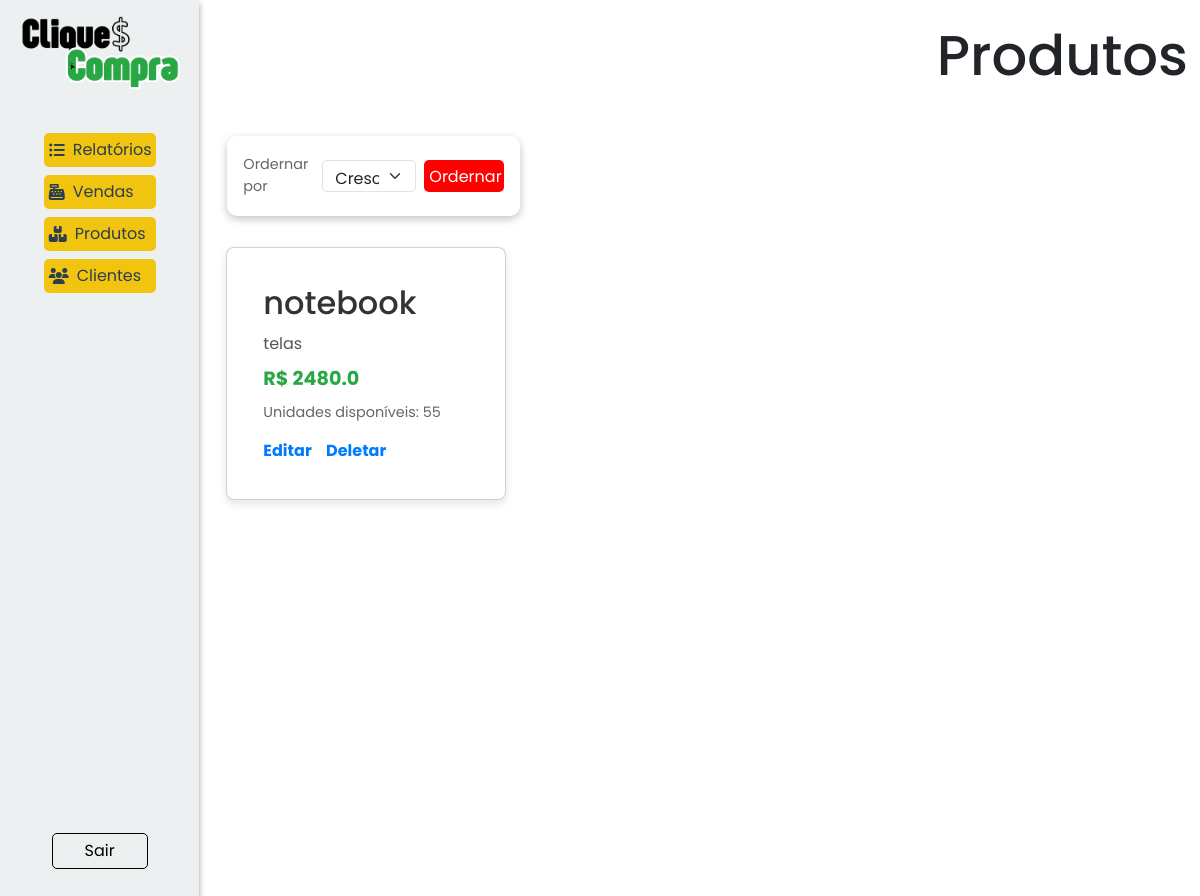
The app's page /produtos/ (signed in), older data.
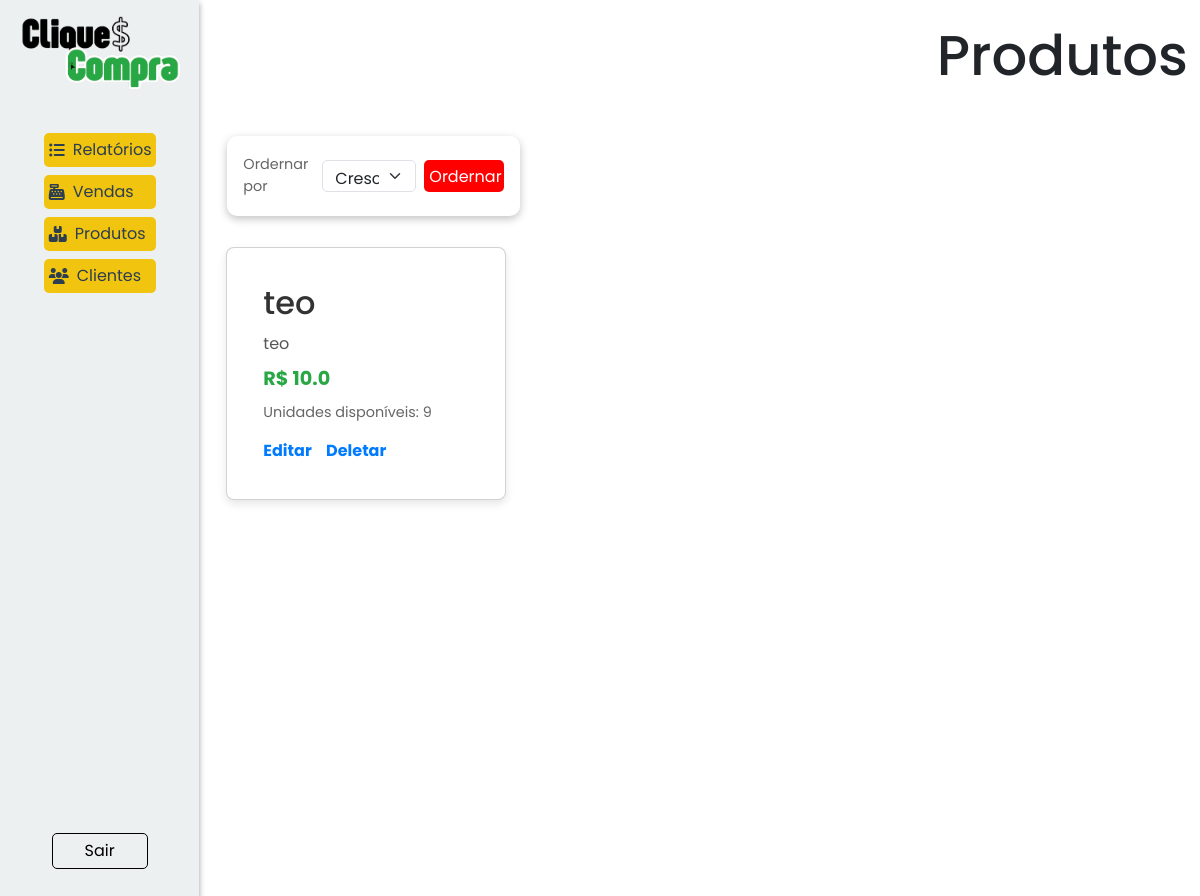
The same page, newer data.
### models/produtos.py (models this page shows, shortened)
class Produto(Base):
    __tablename__ = 'tb_produtos'
    pro_id: Mapped[int] = mapped_column(primary_key=True, autoincrement=True)
    pro_nome: Mapped[str] = mapped_column(nullable=False)
    pro_descricao: Mapped[str] = mapped_column(nullable=False)
    pro_preco: Mapped[float] = mapped_column(nullable=False)
    pro_estoque: Mapped[int] = mapped_column()
    @classmethod
    def all(cls, ordem = "crescente"):
        if ordem == "crescente":
            direcao = "ASC"
        elif ordem == "decrescente":
            direcao = "DESC"
        sql = text(f"SELECT * FROM tb_produtos ORDER BY pro_nome {direcao}")
        produtos = session.execute(sql).fetchall()
        return produtos

### controllers/produtos.py (the view)
@produto_bp.route('/', methods=['GET','POST'])
@login_required
def view():
    result = session.execute(text("SELECT name FROM sqlite_master WHERE type='trigger'")).fetchall()
    print(result)
    if request.method == 'POST':
        ordem = request.form['ordem']
        produtos = Produto.all(ordem=ordem)
    elif request.method == 'GET':
        produtos = Produto.all()
    return render_template('produtos/view.html', produtos = produtos)

### controllers/clientes.py (called while the page is built)
@login_manager.user_loader
def load_user(user_id):
    return Cliente.find(id=user_id)

### models/clientes.py (called while the page is built, shortened)
    @classmethod
    def find(cls, **kwargs):
        if 'email' in kwargs:
            return session.query(cls).filter_by(cli_email=kwargs['email']).first() #SELECT * FROM tb_clientes WHERE cli_email = email
        elif 'id' in kwargs:
            return session.query(cls).filter_by(cli_id=kwargs['id']).first() #SELECT * FROM tb_clientes WHERE cli_id = id
        else:
            raise AttributeError('A busca deve ser feita por email ou id.')

### templates/produtos/view.html (shortened to what this page needs)
{% extends "model.html" %}
{% block head_extras %}
<link rel="stylesheet" href="{{ url_for('static', filename='style/model.css') }}">
<link rel="stylesheet" href="{{ url_for('static', filename='style/itens.css') }}">
{% endblock %}
{% block content %}
<nav class="nav-reg">
    <img src="../../static/assets/cliqueconta.png" alt="Logo do CliqueCompra">
    <div class="links">
        <div class="links-nav">
            {% if current_user.cli_tipo == 'admin' %}
            <div class="dropdown">
                <button class="dropdown-button" onclick="toggleDropdown('relatorios-menu')">
                    <i class="fa-solid fa-list-ul"></i>
                    Relatórios
                </button>
            </div>
            <div class="dropdown">
                <button class="dropdown-button" onclick="toggleDropdown('vendas-menu')">
                    <i class="fa-solid fa-cash-register"></i>
                    Vendas
                </button>
            </div>
            {% endif %}
            <div class="dropdown">
                {% if current_user.cli_tipo == 'admin' %}
                <button class="dropdown-button" onclick="toggleDropdown('produtos-menu')">
                    <i class="fa-solid fa-boxes-stacked"></i>
                    Produtos</button>
            </div>
                {% endif %}
            {% if current_user.cli_tipo == 'admin' %}
            <div class="dropdown">
                <button class="dropdown-button" onclick="toggleDropdown('clientes-menu')">
                    <i class="fa-solid fa-users"></i>
                    Clientes
                </button>
            </div>
            {% endif %}
        </div>
        <a class='sair' href="{{url_for('cliente.logout')}}">Sair</a>
    </div>
</nav>
<div class="container">
    <header>
        <div class="titlepage">
            <h1>Produtos</h1>
        </div>
        <div class="filtro p-v">
            <span>Ordernar por</span>
            <form action="{{url_for('produtos.view')}}" method="post">
                <select name="ordem" id="filtro-cli" class="form-select">
                    <option value="crescente">Crescente</option>
                </select>
                <button type="submit">Ordernar</button>
            </form>
        </div>
    </header>
    <div class="row row-cols-1 row-cols-md-3 g-4">
        {% if produtos %}
        {% for produto in produtos%}
        <div class="col">
          <div class="card">
            <div class="card-body">
              <h5 class="card-title">{{produto.pro_nome}}</h5>
              <p class="card-text">{{produto.pro_descricao}}</p>
              <h6 class="card-subtitle"> R$ {{produto.pro_preco}}</h6>
              <span>Unidades disponíveis: {{produto.pro_estoque}}</span>
              {%  if current_user.cli_tipo == 'admin'  %}
              <div class="links-p">
                  <a href="{{url_for('produtos.edit', pro_id=produto.pro_id)}}">Editar</a>
                  <a href="#"onclick="return confirmarDeletar('{{url_for('produtos.remove', pro_id=produto.pro_id)}}')">Deletar</a>
              </div>
              {% endif %}
            </div>
          </div>
        </div>
        {%endfor%}
        {%else%}
        <h1>Nosso Estoque Zerou :(</h1>
        {%endif%}
    </div>
</div>
{% endblock %}

Row changes from the older to the newer data that the page shows:
changed Produto: pro_nome "notebook" → "teo"; pro_descricao "telas" → "teo"; pro_preco "2480.0" → "10.0"; pro_estoque "55" → "9"
